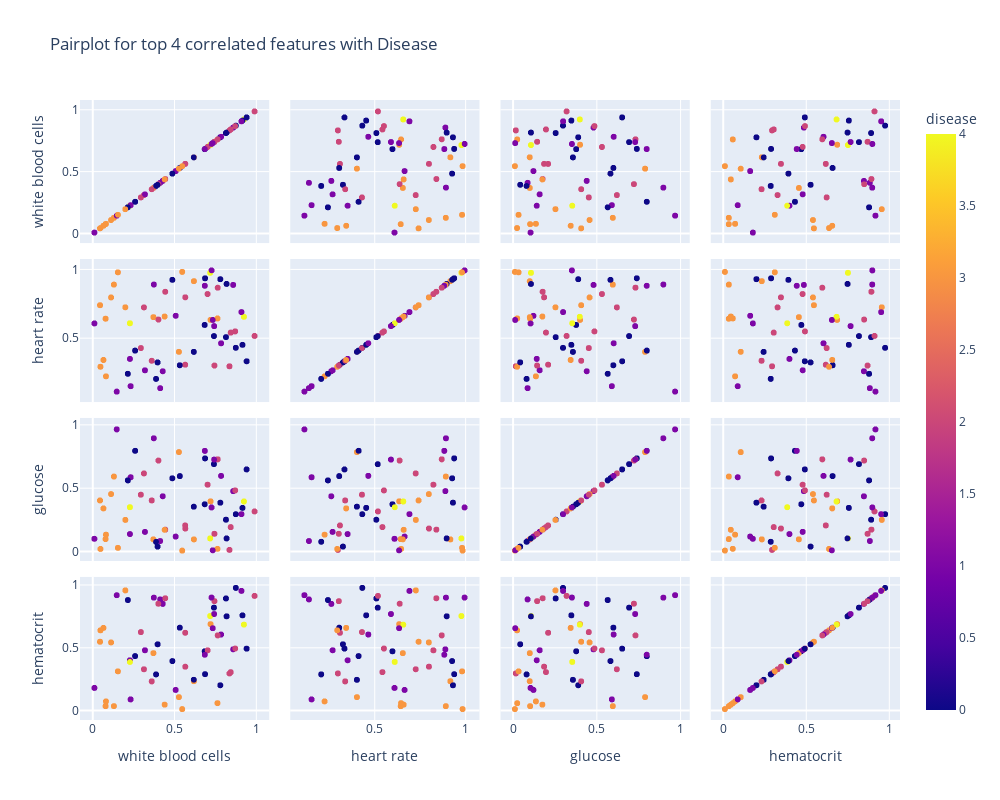

The notebook cell saved with this chart:
### Markdown cell above
#### Pairplot for highest correlated features with Disease

### Code cell
fig = px.scatter_matrix(A, dimensions=['white blood cells', 'heart rate', 'glucose', 'hematocrit'], \
                        color='disease', title='Pairplot for top 4 correlated features with Disease')
fig.update_layout(width=1000, height=800)
fig.show()

### Figure 1 — Plotly figure (JSON) as saved in the notebook; plotly's stock layout.template omitted (floating-point values rounded to 4 significant figures; data arrays with more than 128 entries replaced by an {"elided": "..."} marker saying what was removed)
{"data": [{"dimensions": [{"axis": {"matches": true}, "label": "white blood cells", "values": {"elided": "2351 float values"}}, {"axis": {"matches": true}, "label": "heart rate", "values": {"elided": "2351 float values"}}, {"axis": {"matches": true}, "label": "glucose", "values": {"elided": "2351 float values"}}, {"axis": {"matches": true}, "label": "hematocrit", "values": {"elided": "2351 float values"}}], "hovertemplate": "%{xaxis.title.text}=%{x}<br>%{yaxis.title.text}=%{y}<br>disease=%{marker.color}<extra></extra>", "legendgroup": "", "marker": {"color": {"elided": "2351 int values"}, "coloraxis": "coloraxis", "symbol": "circle"}, "name": "", "showlegend": false, "type": "splom"}], "layout": {"coloraxis": {"colorbar": {"title": {"text": "disease"}}, "colorscale": [[0, "#0d0887"], [0.1111, "#46039f"], [0.2222, "#7201a8"], [0.3333, "#9c179e"], [0.4444, "#bd3786"], [0.5556, "#d8576b"], [0.6667, "#ed7953"], [0.7778, "#fb9f3a"], [0.8889, "#fdca26"], [1, "#f0f921"]]}, "dragmode": "select", "height": 800, "legend": {"tracegroupgap": 0}, "title": {"text": "Pairplot for top 4 correlated features with Disease"}, "width": 1000, "xaxis": {"autorange": true, "range": [-0.07804, 1.079], "type": "linear"}, "xaxis2": {"autorange": true, "range": [0.03522, 1.076], "type": "linear"}, "xaxis3": {"autorange": true, "range": [-0.0751, 1.055], "type": "linear"}, "xaxis4": {"autorange": true, "range": [-0.07506, 1.064], "type": "linear"}, "yaxis": {"autorange": true, "range": [-0.07804, 1.079], "type": "linear"}, "yaxis2": {"autorange": true, "range": [0.03522, 1.076], "type": "linear"}, "yaxis3": {"autorange": true, "range": [-0.0751, 1.055], "type": "linear"}, "yaxis4": {"autorange": true, "range": [-0.07506, 1.064], "type": "linear"}}}
